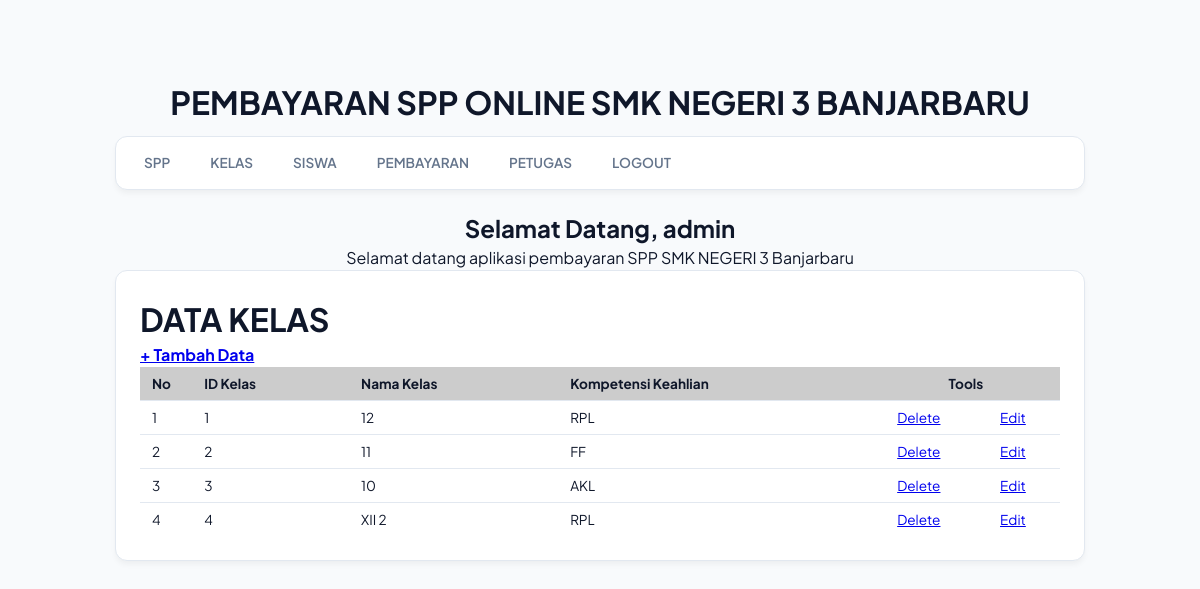
/spp_oyan/admin/halaman_admin.php?open=data_kelas (signed in), run on the app's committed database.
### tables this page shows
CREATE TABLE `kelas` (
  `id_kelas` varchar(5) NOT NULL,
  `nama_kelas` varchar(10) NOT NULL,
  `kompetensi_keahlian` varchar(30) NOT NULL
);

### spp_oyan/admin/data_kelas.php (the view)
<?php
include_once "../src/koneksi.php";
?>
<h1><b>DATA KELAS </b></h1>
<h4> <a href="?open=tambah_kelas">+ Tambah Data</a> </h3>
<table cellspacing="1" cellpadding="3">
  <tr>
    <td width="5%" bgcolor="#CCCCCC"><b>No</b></td>
    <td width="15%" bgcolor="#CCCCCC"><b>ID Kelas</b></td>
    <td width="20%" bgcolor="#CCCCCC"><b>Nama Kelas </b></td>
    <td width="30%" bgcolor="#CCCCCC"><b>Kompetensi Keahlian</b></td>
    <td colspan="2" align="center" bgcolor="#CCCCCC"><b>Tools</b></td>
  </tr>
<?php
$sql = mysqli_query($koneksi, "SELECT * FROM kelas ORDER BY id_kelas ASC");
$nomor = 0;
while ($data = mysqli_fetch_array($sql)) {
  $nomor++;
?>
  <tr>
    <td><?php echo $nomor; ?> </td>
    <td><?php echo $data['id_kelas']; ?> </td>
    <td><?php echo $data['nama_kelas']; ?> </td>
    <td><?php echo $data['kompetensi_keahlian']; ?> </td>
    <td width="9%" align="center"><a href="?open=hapus_kelas&id_kelas=<?php echo $data['id_kelas']; ?>"
      target="_self" onclick="return confirm('YAKIN INGIN MENGHAPUS DATA KELAS INI ...?')"> Delete</a></td>
    <td width="9%" align="center"><a href="?open=edit_kelas&id_kelas=<?php echo $data['id_kelas'] ?>"
      target="_self">Edit</a></td>
  </tr>
<?php } ?>
</table>

### spp_oyan/src/style.css (style rules this page uses)
:root { --primary: #4f46e5; --bg-main: #f8fafc; --card-bg: #ffffff; --text-dark: #0f172a; --text-muted: #64748b; --border-color: #e2e8f0; --radius: 12px; --shadow: 0 4px 6px -1px rgba(0, 0, 0, 0.05); }
* { box-sizing: border-box; margin: 0; padding: 0; }
body { background-color: var(--bg-main); font-family: 'Plus Jakarta Sans', sans-serif; color: var(--text-dark); line-height: 1.5; padding-bottom: 40px; }
table { width: 100%; border-collapse: collapse; background: var(--card-bg); text-align: left; font-size: 0.85rem; }
td { padding: 8px 12px; border-bottom: 1px solid var(--border-color); color: var(--text-dark); white-space: nowrap; }
tr:last-child td { border-bottom: none; }

### data on the page
kelas: id_kelas "1", nama_kelas "12", kompetensi_keahlian "RPL"
kelas: id_kelas "2", nama_kelas "11", kompetensi_keahlian "FF"
kelas: id_kelas "3", nama_kelas "10", kompetensi_keahlian "AKL"
kelas: id_kelas "4", nama_kelas "XII 2", kompetensi_keahlian "RPL"

### other printed values
$_SESSION['username'] "admin"
